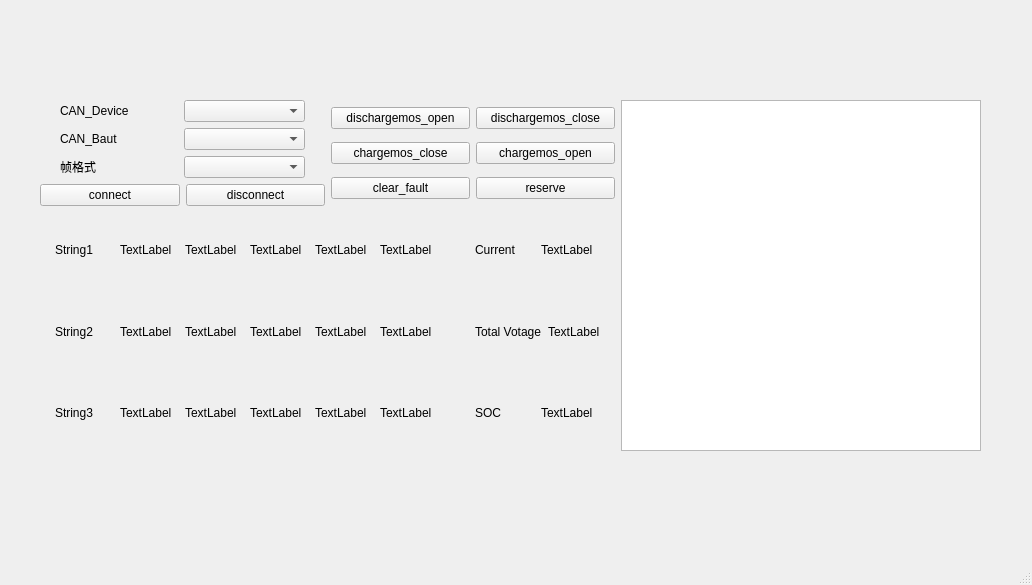
<?xml version="1.0" encoding="UTF-8"?>
<ui version="4.0">
 <class>MainWindow</class>
 <widget class="QMainWindow" name="MainWindow">
  <property name="geometry">
   <rect>
    <x>0</x>
    <y>0</y>
    <width>1032</width>
    <height>585</height>
   </rect>
  </property>
  <property name="windowTitle">
   <string>MainWindow</string>
  </property>
  <widget class="QWidget" name="centralwidget">
   <widget class="QWidget" name="horizontalLayoutWidget_16">
    <property name="geometry">
     <rect>
      <x>40</x>
      <y>100</y>
      <width>941</width>
      <height>351</height>
     </rect>
    </property>
    <layout class="QHBoxLayout" name="horizontalLayout_13" stretch="8,5">
     <item>
      <layout class="QVBoxLayout" name="verticalLayout_7" stretch="5,3">
       <item>
        <layout class="QVBoxLayout" name="verticalLayout_6" stretch="5">
         <item>
          <layout class="QHBoxLayout" name="horizontalLayout_12">
           <item>
            <layout class="QVBoxLayout" name="verticalLayout_5" stretch="3,1">
             <item>
              <layout class="QVBoxLayout" name="verticalLayout_4">
               <item>
                <layout class="QHBoxLayout" name="CAN_Config">
                 <property name="spacing">
                  <number>2</number>
                 </property>
                 <property name="leftMargin">
                  <number>20</number>
                 </property>
                 <property name="rightMargin">
                  <number>20</number>
                 </property>
                 <item>
                  <widget class="QLabel" name="label">
                   <property name="text">
                    <string>CAN_Device</string>
                   </property>
                  </widget>
                 </item>
                 <item>
                  <widget class="QComboBox" name="comboBox"/>
                 </item>
                </layout>
               </item>
               <item>
                <layout class="QHBoxLayout" name="CAN_Config_2">
                 <property name="spacing">
                  <number>2</number>
                 </property>
                 <property name="leftMargin">
                  <number>20</number>
                 </property>
                 <property name="rightMargin">
                  <number>20</number>
                 </property>
                 <item>
                  <widget class="QLabel" name="label_5">
                   <property name="text">
                    <string>CAN_Baut</string>
                   </property>
                  </widget>
                 </item>
                 <item>
                  <widget class="QComboBox" name="comboBox_2"/>
                 </item>
                </layout>
               </item>
               <item>
                <layout class="QHBoxLayout" name="CAN_Config_3">
                 <property name="spacing">
                  <number>2</number>
                 </property>
                 <property name="leftMargin">
                  <number>20</number>
                 </property>
                 <property name="rightMargin">
                  <number>20</number>
                 </property>
                 <item>
                  <widget class="QLabel" name="label_24">
                   <property name="text">
                    <string>帧格式</string>
                   </property>
                  </widget>
                 </item>
                 <item>
                  <widget class="QComboBox" name="comboBox_3"/>
                 </item>
                </layout>
               </item>
              </layout>
             </item>
             <item>
              <layout class="QHBoxLayout" name="horizontalLayout_11">
               <item>
                <widget class="QPushButton" name="can_connect">
                 <property name="text">
                  <string>connect</string>
                 </property>
                </widget>
               </item>
               <item>
                <widget class="QPushButton" name="can_disconnect">
                 <property name="text">
                  <string>disconnect</string>
                 </property>
                </widget>
               </item>
              </layout>
             </item>
            </layout>
           </item>
           <item>
            <layout class="QVBoxLayout" name="verticalLayout">
             <item>
              <layout class="QHBoxLayout" name="horizontalLayout_2">
               <item>
                <widget class="QPushButton" name="dischargemos_open">
                 <property name="text">
                  <string>dischargemos_open</string>
                 </property>
                </widget>
               </item>
               <item>
                <widget class="QPushButton" name="dischargemos_close">
                 <property name="text">
                  <string>dischargemos_close</string>
                 </property>
                </widget>
               </item>
              </layout>
             </item>
             <item>
              <layout class="QHBoxLayout" name="horizontalLayout">
               <item>
                <widget class="QPushButton" name="chargemos_close">
                 <property name="text">
                  <string>chargemos_close</string>
                 </property>
                </widget>
               </item>
               <item>
                <widget class="QPushButton" name="chargemos_open">
                 <property name="text">
                  <string>chargemos_open</string>
                 </property>
                </widget>
               </item>
              </layout>
             </item>
             <item>
              <layout class="QHBoxLayout" name="horizontalLayout_14">
               <item>
                <widget class="QPushButton" name="dischargemos_open_2">
                 <property name="text">
                  <string>clear_fault</string>
                 </property>
                </widget>
               </item>
               <item>
                <widget class="QPushButton" name="dischargemos_close_2">
                 <property name="text">
                  <string>reserve</string>
                 </property>
                </widget>
               </item>
              </layout>
             </item>
            </layout>
           </item>
          </layout>
         </item>
        </layout>
       </item>
       <item>
        <layout class="QHBoxLayout" name="horizontalLayout_10" stretch="6,2">
         <item>
          <layout class="QHBoxLayout" name="horizontalLayout_6" stretch="5">
           <item>
            <layout class="QVBoxLayout" name="verticalLayout_2">
             <item>
              <layout class="QHBoxLayout" name="horizontalLayout_4">
               <property name="leftMargin">
                <number>15</number>
               </property>
               <property name="rightMargin">
                <number>15</number>
               </property>
               <item>
                <widget class="QLabel" name="label_9">
                 <property name="text">
                  <string>String1</string>
                 </property>
                </widget>
               </item>
               <item>
                <widget class="QLabel" name="label_25">
                 <property name="text">
                  <string>TextLabel</string>
                 </property>
                </widget>
               </item>
               <item>
                <widget class="QLabel" name="label_10">
                 <property name="text">
                  <string>TextLabel</string>
                 </property>
                </widget>
               </item>
               <item>
                <widget class="QLabel" name="label_11">
                 <property name="text">
                  <string>TextLabel</string>
                 </property>
                </widget>
               </item>
               <item>
                <widget class="QLabel" name="label_12">
                 <property name="text">
                  <string>TextLabel</string>
                 </property>
                </widget>
               </item>
               <item>
                <widget class="QLabel" name="label_13">
                 <property name="text">
                  <string>TextLabel</string>
                 </property>
                </widget>
               </item>
              </layout>
             </item>
             <item>
              <layout class="QHBoxLayout" name="horizontalLayout_5">
               <property name="leftMargin">
                <number>15</number>
               </property>
               <property name="rightMargin">
                <number>15</number>
               </property>
               <item>
                <widget class="QLabel" name="label_14">
                 <property name="text">
                  <string>String2</string>
                 </property>
                </widget>
               </item>
               <item>
                <widget class="QLabel" name="label_26">
                 <property name="text">
                  <string>TextLabel</string>
                 </property>
                </widget>
               </item>
               <item>
                <widget class="QLabel" name="label_15">
                 <property name="text">
                  <string>TextLabel</string>
                 </property>
                </widget>
               </item>
               <item>
                <widget class="QLabel" name="label_16">
                 <property name="text">
                  <string>TextLabel</string>
                 </property>
                </widget>
               </item>
               <item>
                <widget class="QLabel" name="label_17">
                 <property name="text">
                  <string>TextLabel</string>
                 </property>
                </widget>
               </item>
               <item>
                <widget class="QLabel" name="label_18">
                 <property name="text">
                  <string>TextLabel</string>
                 </property>
                </widget>
               </item>
              </layout>
             </item>
             <item>
              <layout class="QHBoxLayout" name="horizontalLayout_3">
               <property name="leftMargin">
                <number>15</number>
               </property>
               <property name="rightMargin">
                <number>15</number>
               </property>
               <item>
                <widget class="QLabel" name="label_3">
                 <property name="text">
                  <string>String3</string>
                 </property>
                </widget>
               </item>
               <item>
                <widget class="QLabel" name="label_27">
                 <property name="text">
                  <string>TextLabel</string>
                 </property>
                </widget>
               </item>
               <item>
                <widget class="QLabel" name="label_6">
                 <property name="text">
                  <string>TextLabel</string>
                 </property>
                </widget>
               </item>
               <item>
                <widget class="QLabel" name="label_8">
                 <property name="text">
                  <string>TextLabel</string>
                 </property>
                </widget>
               </item>
               <item>
                <widget class="QLabel" name="label_7">
                 <property name="text">
                  <string>TextLabel</string>
                 </property>
                </widget>
               </item>
               <item>
                <widget class="QLabel" name="label_4">
                 <property name="text">
                  <string>TextLabel</string>
                 </property>
                </widget>
               </item>
              </layout>
             </item>
            </layout>
           </item>
          </layout>
         </item>
         <item>
          <layout class="QVBoxLayout" name="verticalLayout_3">
           <item>
            <layout class="QHBoxLayout" name="horizontalLayout_8">
             <property name="leftMargin">
              <number>15</number>
             </property>
             <property name="rightMargin">
              <number>15</number>
             </property>
             <item>
              <widget class="QLabel" name="label_20">
               <property name="text">
                <string>Current</string>
               </property>
              </widget>
             </item>
             <item>
              <widget class="QLabel" name="label_21">
               <property name="text">
                <string>TextLabel</string>
               </property>
              </widget>
             </item>
            </layout>
           </item>
           <item>
            <layout class="QHBoxLayout" name="horizontalLayout_7">
             <property name="leftMargin">
              <number>15</number>
             </property>
             <property name="rightMargin">
              <number>15</number>
             </property>
             <item>
              <widget class="QLabel" name="label_19">
               <property name="text">
                <string>Total Votage</string>
               </property>
              </widget>
             </item>
             <item>
              <widget class="QLabel" name="label_2">
               <property name="text">
                <string>TextLabel</string>
               </property>
              </widget>
             </item>
            </layout>
           </item>
           <item>
            <layout class="QHBoxLayout" name="horizontalLayout_9">
             <property name="leftMargin">
              <number>15</number>
             </property>
             <property name="rightMargin">
              <number>15</number>
             </property>
             <item>
              <widget class="QLabel" name="label_22">
               <property name="text">
                <string>SOC</string>
               </property>
              </widget>
             </item>
             <item>
              <widget class="QLabel" name="label_23">
               <property name="text">
                <string>TextLabel</string>
               </property>
              </widget>
             </item>
            </layout>
           </item>
          </layout>
         </item>
        </layout>
       </item>
      </layout>
     </item>
     <item>
      <widget class="QPlainTextEdit" name="rizhi"/>
     </item>
    </layout>
   </widget>
  </widget>
  <widget class="QMenuBar" name="menubar">
   <property name="geometry">
    <rect>
     <x>0</x>
     <y>0</y>
     <width>1032</width>
     <height>23</height>
    </rect>
   </property>
  </widget>
  <widget class="QStatusBar" name="statusbar"/>
 </widget>
 <resources/>
 <connections/>
</ui>
